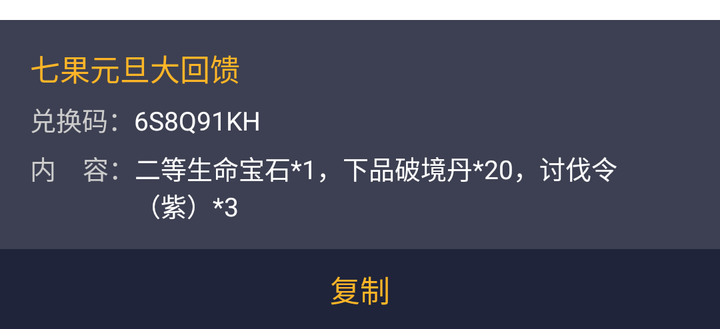
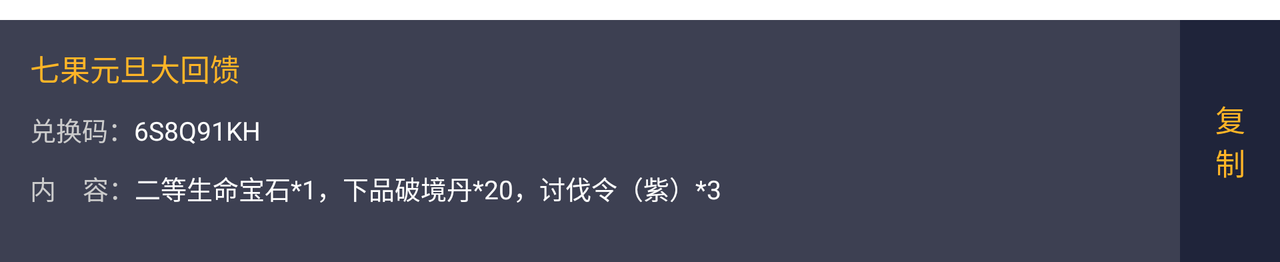

An Android layout and its configuration variant, each rendered on a device that would load it. The default file and the variant file are quoted in full after the pictures.
<!-- AndroidManifest.xml: application theme AppTheme -->
<!-- res/layout/fragment_my_gift_item.xml -->
<?xml version="1.0" encoding="utf-8"?>
<LinearLayout xmlns:android="http://schemas.android.com/apk/res/android"
    android:layout_width="fill_parent"
    android:layout_height="wrap_content"
    android:layout_marginTop="10.0dip"
    android:orientation="vertical">

    <LinearLayout
        android:layout_width="fill_parent"
        android:layout_height="wrap_content"
        android:background="#ff3d4052"
        android:orientation="vertical"
        android:paddingBottom="13.0dip"
        android:paddingLeft="15.0dip"
        android:paddingRight="15.0dip"
        android:paddingTop="13.0dip">

        <TextView
            android:id="@+id/tv_name"
            android:layout_width="wrap_content"
            android:layout_height="wrap_content"
            android:maxLines="1"
            android:text="七果元旦大回馈"
            android:textColor="#ffffb527"
            android:textSize="15.0sp" />

        <LinearLayout
            android:layout_width="fill_parent"
            android:layout_height="wrap_content"
            android:layout_marginTop="5.0dip"
            android:orientation="horizontal">

            <TextView
                android:layout_width="wrap_content"
                android:layout_height="wrap_content"
                android:text="兑换码："
                android:textColor="#ffcccccc"
                android:textSize="13.0sp" />

            <TextView
                android:id="@+id/tv_key"
                android:layout_width="wrap_content"
                android:layout_height="wrap_content"
                android:text="6S8Q91KH"
                android:textColor="#ffffffff"
                android:textSize="13.0sp" />
        </LinearLayout>

        <LinearLayout
            android:layout_width="fill_parent"
            android:layout_height="wrap_content"
            android:layout_marginTop="5.0dip"
            android:orientation="horizontal">

            <TextView
                android:layout_width="wrap_content"
                android:layout_height="wrap_content"
                android:text="内    容："
                android:textColor="#ffcccccc"
                android:textSize="13.0sp" />

            <TextView
                android:id="@+id/tv_des"
                android:layout_width="wrap_content"
                android:layout_height="wrap_content"
                android:text="二等生命宝石*1，下品破境丹*20，讨伐令（紫）*3"
                android:textColor="#ffffffff"
                android:textSize="13.0sp" />
        </LinearLayout>
    </LinearLayout>

    <TextView
        android:id="@+id/tv_copy"
        android:layout_width="fill_parent"
        android:layout_height="40.0dip"
        android:background="#ff1f243a"
        android:gravity="center"
        android:text="复制"
        android:textColor="#ffffb527"
        android:textSize="15.0sp" />
</LinearLayout>
<!-- resources referenced by this layout -->
<resources>
  <style name="AppTheme" parent="@style/AppBaseTheme">
          <item name="android:windowNoTitle">true</item>
      </style>
  <style name="AppBaseTheme" parent="@android:style/Theme.Light" />
</resources>
<!-- res/layout-land/fragment_my_gift_item.xml (the repository's variant of the layout above) -->
<!-- drawn on the phone turned sideways -->
<?xml version="1.0" encoding="utf-8"?>
<LinearLayout android:orientation="horizontal" android:layout_width="fill_parent" android:layout_height="wrap_content"
  xmlns:android="http://schemas.android.com/apk/res/android">
    <LinearLayout android:orientation="vertical" android:background="#ff3d4052" android:paddingLeft="15.0dip" android:paddingTop="13.0dip" android:paddingRight="15.0dip" android:paddingBottom="13.0dip" android:layout_width="0.0dip" android:layout_height="121.0dip" android:layout_marginTop="10.0dip" android:layout_weight="1.0">
        <TextView android:textSize="15.0sp" android:textColor="#ffffb527" android:id="@id/tv_name" android:layout_width="wrap_content" android:layout_height="wrap_content" android:text="七果元旦大回馈" android:maxLines="1" />
        <LinearLayout android:orientation="horizontal" android:layout_width="fill_parent" android:layout_height="wrap_content" android:layout_marginTop="10.0dip">
            <TextView android:textSize="13.0sp" android:textColor="#ffcccccc" android:layout_width="wrap_content" android:layout_height="wrap_content" android:text="兑换码：" />
            <TextView android:textSize="13.0sp" android:textColor="#ffffffff" android:id="@id/tv_key" android:layout_width="wrap_content" android:layout_height="wrap_content" android:text="6S8Q91KH" />
        </LinearLayout>
        <LinearLayout android:orientation="horizontal" android:layout_width="fill_parent" android:layout_height="wrap_content" android:layout_marginTop="10.0dip">
            <TextView android:textSize="13.0sp" android:textColor="#ffcccccc" android:layout_width="wrap_content" android:layout_height="wrap_content" android:text="内    容：" />
            <TextView android:textSize="13.0sp" android:textColor="#ffffffff" android:id="@id/tv_des" android:layout_width="wrap_content" android:layout_height="wrap_content" android:text="二等生命宝石*1，下品破境丹*20，讨伐令（紫）*3" />
        </LinearLayout>
    </LinearLayout>
    <TextView android:textSize="15.0sp" android:textColor="#ffffb527" android:gravity="center" android:id="@id/tv_copy" android:background="#ff1f243a" android:layout_width="50.0dip" android:layout_height="fill_parent" android:layout_marginTop="10.0dip" android:text="复\n制" />
</LinearLayout>
